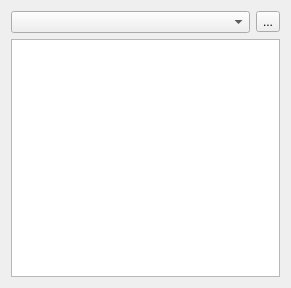
<?xml version="1.0" encoding="UTF-8"?>
<ui version="4.0">
 <class>WdgSvgCollection</class>
 <widget class="QWidget" name="WdgSvgCollection">
  <property name="geometry">
   <rect>
    <x>0</x>
    <y>0</y>
    <width>291</width>
    <height>288</height>
   </rect>
  </property>
  <layout class="QVBoxLayout" name="verticalLayout">
   <item>
    <layout class="QHBoxLayout" name="horizontalLayout">
     <item>
      <widget class="KisSqueezedComboBox" name="cmbCollections"/>
     </item>
     <item>
      <widget class="QToolButton" name="vectorPresetsConfigureButton">
       <property name="text">
        <string>...</string>
       </property>
      </widget>
     </item>
    </layout>
   </item>
   <item>
    <widget class="QListView" name="listCollection"/>
   </item>
  </layout>
 </widget>
 <customwidgets>
  <customwidget>
   <class>KisSqueezedComboBox</class>
   <extends>QComboBox</extends>
   <header>KisSqueezedComboBox.h</header>
  </customwidget>
 </customwidgets>
 <resources/>
 <connections/>
</ui>
